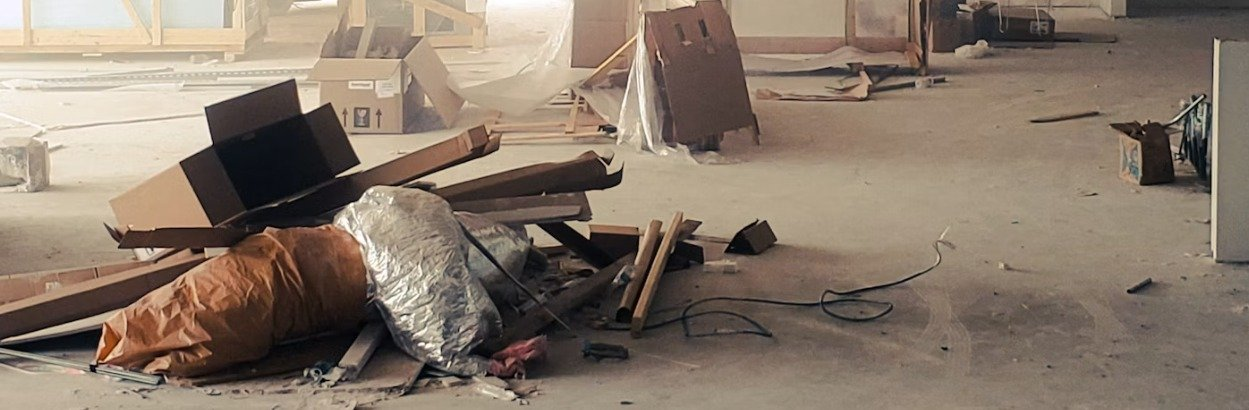
#> input picture imagens_modelo/WhatsApp Image 2026-09-26 at 21.06.51.jpeg, 1249 x 410 px; its folder holds only this picture in this run
$ python -i visao.py   (imports and definitions only)   (older library calls are emulated)
#> lines starting #> are read from the running program, lines starting #| are printed output that depends on the picture; after the words box and inside, x2 and y2 are one past the last pixel; in counts of white or black regions, pixels touching at a corner belong together
#> further down, picture is the input picture: shape (410, 1249, 3); mean B, G, R 106.5, 120.9, 136.6
"""
visao.py — Extração de características visuais para o sistema PIVC.

Técnicas de Visão Computacional aplicadas (alinhadas às Aulas 02 a 06):
  - Pré-processamento: redimensionamento, CLAHE (equalização adaptativa de
    contraste) e suavização gaussiana (Aulas 04/05).
  - Manipulação matricial: estatísticas calculadas por blocos via reshape
    de matrizes NumPy (Aula 03).
  - Detecção de bordas: operador Sobel (gradiente) e Canny com limiares
    automáticos derivados da mediana da imagem (Aula 06).
  - Segmentação: morfologia matemática (dilatação/abertura/fechamento) e
    análise de contornos (área, solidez, extensão, circularidade).

Cada característica é um número interpretável — o sistema consegue explicar
"por que" chegou a um veredito (cadeia de raciocínio auditável).
"""

import os
import threading
import unicodedata

import cv2
import numpy as np

# Versão do vetor de características: se mudar a lista abaixo OU o modo de
# cálculo que as origina, incremente. A memória guarda esta versão junto de
# cada experiência e recalcula os vetores automaticamente ao evoluir.
VERSAO_CARACTERISTICAS = 3


# ---------------------------------------------------------------------- #
# Reconhecimento de padrões (Aula 09) e qualidade de captura
# ---------------------------------------------------------------------- #
def detectar_pessoas(img):
    """Detecta PESSOAS na cena pelo ROSTO (Aula 09 — reconhecimento de padrões).

    Motivação: fotos de operários/professores não são desperdício — roupas e
    pele têm textura e cores que enganam qualquer heurística de entulho.

    Nota de engenharia: a Aula 09 usa o Haar Cascade (Viola-Jones, 2001),
    que o OpenCV 5 REMOVEU; o sucessor oficial é o detector neural YuNet
    (`FaceDetectorYN`, modelos/face_detection_yunet_2023mar.onnx) — mesmo
    papel (localizar rostos), maior precisão. Cada rosto é expandido para
    baixo para cobrir tronco/roupas.

    Retorna lista de caixas (x0, y0, x1, y1) das pessoas.
    """
    detector = _detector_de_rostos()
    if detector is None:
        return []
    altura, largura = img.shape[:2]
    # O servidor web analisa cartões em paralelo e o detector DNN NÃO é
    # thread-safe (buffers internos compartilhados) — a trava serializa o uso.
    with _TRAVA_DETECTOR:
        detector.setInputSize((largura, altura))
        _, rostos = detector.detect(img)
    caixas = []
    if rostos is not None:
        for rosto in rostos:
            x, y, w, h = rosto[:4]
            x0 = max(0, int(x - 0.35 * w))
            y0 = max(0, int(y - 0.25 * h))
            x1 = min(largura, int(x + 1.75 * w))
            y1 = min(altura, int(y + 3.6 * h))
            caixas.append((x0, y0, x1, y1))
    return caixas


_DETECTOR_ROSTO = None
_TRAVA_DETECTOR = threading.Lock()


def _detector_de_rostos():
    """Instância única do YuNet (carrega o modelo uma vez só).
    Sem o arquivo do modelo, devolve None e a análise segue sem exclusão."""
    global _DETECTOR_ROSTO
    with _TRAVA_DETECTOR:
        if _DETECTOR_ROSTO is None:
            caminho = os.path.join(
                os.path.dirname(os.path.abspath(__file__)), "..", "modelos",
                "face_detection_yunet_2023mar.onnx",
            )
            if not os.path.isfile(caminho):
                return None
            try:
                _DETECTOR_ROSTO = cv2.FaceDetectorYN_create(caminho, "", (320, 320))
                _DETECTOR_ROSTO.setScoreThreshold(0.6)
            except cv2.error:
                return None
    return _DETECTOR_ROSTO


def avaliar_qualidade(img):
    """Avalia a qualidade da foto (Aula 06: Laplaciano; Aula 04: brilho).

    'Arrumar as fotografias' começa por avisar o operador: foto tremida
    (variância do Laplaciano baixa) ou escura (brilho médio baixo) reduz a
    precisão de TODAS as etapas seguintes.
    Retorna dicionário com nitidez, brilho e alerta (None se está boa).
    """
    gray = cv2.cvtColor(img, cv2.COLOR_BGR2GRAY)
    nitidez = float(cv2.Laplacian(gray, cv2.CV_64F).var())
    brilho = float(gray.mean())
    alertas = []
    if nitidez < 60.0:
        alertas.append("foto tremida/borrada — apoie a câmera e refaça")
    if brilho < 55.0:
        alertas.append("foto escura — busque iluminação melhor")
    elif brilho > 235.0:
        alertas.append("foto estourada de luz — evite luz direta")
    return {"nitidez": round(nitidez, 1), "brilho": round(brilho, 1), "alerta": " | ".join(alertas) or None}

# Ordem fixa das características (o vetor armazenado na memória segue exatamente esta ordem).
NOMES_CARACTERISTICAS = [
    "densidade_bordas",
    "entropia_textura",
    "fracao_blocos_texturizados",
    "media_matiz",
    "media_saturacao",
    "media_brilho",
    "desvio_brilho",
    "fracao_tons_terrosos",
    "fracao_cinza_concreto",
    "fracao_branco_gesso",
    "fracao_cores_vibrantes",
    "gradiente_medio",
    "gradiente_desvio",
    "maior_contorno_area",
    "solidade_contornos",
    "extensao_contornos",
    "n_contornos_grandes",
    "irregularidade_contornos",
]

LARGURA_MAXIMA = 640
BLOCO = 16  # grade de blocos 16x16 para análise de textura local


# [25 lines left out: function carregar_imagem, not called in this run]


def _entropia_normalizada(gray):
    """Entropia de Shannon do histograma de intensidades, normalizada em [0,1].
    Cenas com muitos materiais diferentes (entulho) têm entropia alta; uma
    parede ou piso uniforme tem entropia baixa."""
    hist = cv2.calcHist([gray], [0], None, [256], [0, 256]).flatten()
    p = hist / max(hist.sum(), 1.0)
    p = p[p > 0]
    return float(-(p * np.log2(p)).sum() / 8.0)


def _estatisticas_por_bloco(gray):
    """Manipulação matricial (Aula 03): a imagem é recortada em blocos
    16x16 via reshape e calcula-se o desvio-padrão de cada bloco.
    Blocos com desvio alto indicam textura (materiais espalhados)."""
    h, w = gray.shape
    nb_h, nb_w = h // BLOCO, w // BLOCO
    if nb_h < 1 or nb_w < 1:
        return 0.0, 0.0
    recorte = gray[: nb_h * BLOCO, : nb_w * BLOCO]
    blocos = (
        recorte.reshape(nb_h, BLOCO, nb_w, BLOCO)
        .swapaxes(1, 2)
        .reshape(nb_h * nb_w, BLOCO * BLOCO)
        .astype(np.float32)
    )
    desvios = blocos.std(axis=1)
    texturizados = float((desvios > 18.0).mean())
    return texturizados, float(desvios.mean())


def mapa_sombras(hsv):
    """Mapa por pixel de sombra projetada (ex.: sombra de pessoas/equipamentos
    no concreto) + estimativa do fundo iluminado.

    Sombra preserva o matiz do solo e apenas REDUZ a intensidade: um pixel é
    sombra quando é bem mais escuro que o fundo local e quase não tem
    saturação (cinza). Além disso, só marca quando o ENTORNO é homogêneo
    (desvio-padrão local baixo): sombra de verdade cai sobre piso liso, mas
    as partes escuras de uma pilha de entulho vivem num entorno texturizado —
    o guardo de textura impede que o próprio entulho (vãos entre peças de
    gesso, sombras internas da pilha) seja confundido com sombra projetada.

    Retorna (sombras, fundo_local) — o fundo é a reconstrução do brilho
    "como seria sem sombra", usada para segmentar sem os degradês de sombra.
    """
    v = hsv[..., 2].astype(np.float32)
    s = hsv[..., 1].astype(np.float32)
    fundo_local = cv2.GaussianBlur(v, (0, 0), 21)
    m1 = cv2.GaussianBlur(v, (0, 0), 15)
    m2 = cv2.GaussianBlur(v * v, (0, 0), 15)
    desvio_local = np.sqrt(np.maximum(m2 - m1 * m1, 0))
    mais_escuro = v < 0.75 * fundo_local
    sem_cor = s < 65
    entorno_homogeneo = desvio_local < 25
    sombras = ((mais_escuro & sem_cor & entorno_homogeneo) * 255).astype(np.uint8)
    return sombras, fundo_local


def gerar_mascara_residuos(edges, sombras=None):
    """Constrói uma máscara binária das regiões 'agitadas' da imagem:
    dilata as bordas detectadas, fecha pequenos buracos e remove ruído.
    Os pixels marcados como sombra (mapa_sombras) são removidos antes e
    depois da morfologia, para que sombras não virem nem regiões nem
    pontes que colam o entulho à sombra vizinha."""
    kernel = cv2.getStructuringElement(cv2.MORPH_RECT, (5, 5))
    bordas = edges.copy()
    if sombras is not None:
        bordas[sombras > 0] = 0
    mascara = cv2.dilate(bordas, kernel, iterations=1)
    # Fechamento 15x15: solda os vãos entre peças de uma MESMA pilha (gesso
    # quebrado, telhas) para a pilha virar uma região única; regiões distantes
    # entre si continuam separadas — e sombras já foram achatadas antes da
    # morfologia, então não há ponte falsa para reconstruir.
    kernel_fech = cv2.getStructuringElement(cv2.MORPH_RECT, (15, 15))
    mascara = cv2.morphologyEx(mascara, cv2.MORPH_CLOSE, kernel_fech, iterations=2)
    mascara = cv2.morphologyEx(mascara, cv2.MORPH_OPEN, kernel, iterations=1)
    if sombras is not None:
        # Cresce a zona de sombra antes de subtrair: corta as pontes finas que
        # a morfologia poderia construir através de sombras/listras, sem
        # alcançar o interior das pilhas (protegido pelo guard de textura).
        sombras_crescidas = cv2.dilate(sombras, kernel, iterations=3)
        mascara[sombras_crescidas > 0] = 0
    return mascara


def _analise_contornos(mascara):
    """Analisa os contornos das regiões candidatas a entulho.
    Entulho tende a formar regiões grandes e IRREGULARES (solidez baixa,
    circularidade baixa). Objetos organizados tendem a ser compactos."""
    res = cv2.findContours(mascara, cv2.RETR_EXTERNAL, cv2.CHAIN_APPROX_SIMPLE)
    contornos = res[0] if len(res) == 2 else res[1]
    area_img = mascara.shape[0] * mascara.shape[1]

    validos = []
    for c in contornos:
        area = cv2.contourArea(c)
        if area < 0.005 * area_img:  # ignora ruído minúsculo
            continue
        perimetro = cv2.arcLength(c, True)
        hull = cv2.convexHull(c)
        area_hull = cv2.contourArea(hull) or 1.0
        solidez = area / area_hull
        extensao = area / (cv2.boundingRect(c)[2] * cv2.boundingRect(c)[3] or 1.0)
        circularidade = (4.0 * np.pi * area / (perimetro ** 2)) if perimetro > 0 else 0.0
        irregularidade = min(6.0, 1.0 / circularidade) if circularidade > 0 else 6.0
        validos.append(
            {
                "contorno": c,
                "area_frac": area / area_img,
                "solidez": solidez,
                "extensao": extensao,
                "irregularidade": irregularidade,
            }
        )

    validos.sort(key=lambda d: d["area_frac"], reverse=True)
    return validos


def _resumo_contornos(validos):
    """Estatísticas dos contornos usadas como características do vetor."""
    if not validos:
        return {
            "maior_contorno_area": 0.0,
            "solidade_contornos": 1.0,
            "extensao_contornos": 0.0,
            "n_contornos_grandes": 0.0,
            "irregularidade_contornos": 0.0,
        }
    top = validos[:5]
    return {
        "maior_contorno_area": top[0]["area_frac"],
        "solidade_contornos": float(np.mean([d["solidez"] for d in top])),
        "extensao_contornos": float(np.mean([d["extensao"] for d in top])),
        "n_contornos_grandes": float(len(validos)),
        "irregularidade_contornos": float(np.mean([d["irregularidade"] for d in top])),
    }


def _remover_sombras_regioes(validos, hsv, edges):
    """Filtro final por região: descarta contornos com perfil de sombra
    projetada que sobreviveram à remoção por pixel (ex.: bordas de sombra
    que ficaram do lado iluminado). Uma região é sombra quando passa nos
    TRÊS testes: mais escura que o anel ao redor, quase sem saturação e
    com interior liso (poucas bordas internas — entulho é texturizado).
    A textura interna é medida no interior ERODIDO (sem a banda junto ao
    contorno), para região grande não diluir a textura e passar por lisa."""
    if not validos:
        return validos
    altura, largura = hsv.shape[:2]
    v = hsv[..., 2].astype(np.float32)
    s = hsv[..., 1].astype(np.float32)
    kernel = cv2.getStructuringElement(cv2.MORPH_RECT, (21, 21))
    kernel_erode = cv2.getStructuringElement(cv2.MORPH_RECT, (7, 7))
    mantidas = []
    for d in validos:
        regiao = np.zeros((altura, largura), np.uint8)
        cv2.drawContours(regiao, [d["contorno"]], -1, 255, -1)
        dentro = regiao > 0
        nucleo = cv2.erode(regiao, kernel_erode) > 0
        interior_textura = nucleo if nucleo.any() else dentro
        anel = (cv2.dilate(regiao, kernel) > 0) & ~dentro
        if not anel.any():
            mantidas.append(d)
            continue
        mais_escura = v[dentro].mean() < 0.80 * v[anel].mean()
        sem_cor = s[dentro].mean() < 75.0
        lisa = ((edges > 0) & interior_textura).sum() / max(interior_textura.sum(), 1) < 0.06
        if mais_escura and sem_cor and lisa:
            continue
        mantidas.append(d)
    return mantidas


def _remover_vaos_de_luz(validos, hsv):
    """Descarta regiões de 'vão de luz estourado' — janelas, portas abertas
    para o exterior, claraboias: interior quase branco (V p95 >= 242) e pouco
    saturado, muito mais claro que o entorno. Entulho claro (gesso novo) fica
    abaixo desse teto de brilho ou tem cor/terra; e um vão de luz não é
    material — é ausência de material."""
    if not validos:
        return validos
    v = hsv[..., 2]
    s = hsv[..., 1].astype(np.float32)
    mantidas = []
    for d in validos:
        regiao = np.zeros(hsv.shape[:2], np.uint8)
        cv2.drawContours(regiao, [d["contorno"]], -1, 255, -1)
        dentro = regiao > 0
        if np.percentile(v[dentro], 95) >= 242 and s[dentro].mean() < 55:
            continue
        mantidas.append(d)
    return mantidas


def analisar_cena(img):
    """Pipeline completo em uma única passada.

    Retorna (caracteristicas, contornos, info) — o dicionário de
    características segue NOMES_CARACTERISTICAS, 'contornos' são as regiões
    candidatas a entulho (com metadados para anotação) e 'info' traz os
    metadados da captura: pessoas detectadas (Haar Cascade, Aula 09) e
    qualidade da foto (Laplaciano/brilho) — PESSOAS SÃO DESCONSIDERADAS da
    análise (roupas/pele não são desperdício).
    """
    gray = cv2.cvtColor(img, cv2.COLOR_BGR2GRAY)
    altura_img, largura_img = gray.shape

    # --- Pessoas na cena (Aula 09): máscara dos pixels a DESCONSIDERAR ---
    caixas_pessoas = detectar_pessoas(img)
#> caixas_pessoas = []
    pessoas_masc = np.zeros((altura_img, largura_img), np.uint8)
    for (x0, y0, x1, y1) in caixas_pessoas:
        pessoas_masc[y0:y1, x0:x1] = 255
#> this loop made 0 passes
#> pessoas_masc: shape (410, 1249); every value is 0
    pessoas_masc = cv2.dilate(
        pessoas_masc, cv2.getStructuringElement(cv2.MORPH_RECT, (11, 11)), iterations=2
    )
    utilizavel = pessoas_masc == 0
#> utilizavel: shape (410, 1249) bool; every value is 1
    cobertura_pessoas = float((pessoas_masc > 0).mean())
#> cobertura_pessoas = 0

    # --- Pré-processamento (Aulas 04/05) ---
    clahe = cv2.createCLAHE(clipLimit=2.0, tileGridSize=(8, 8))
    gray_eq = clahe.apply(gray)
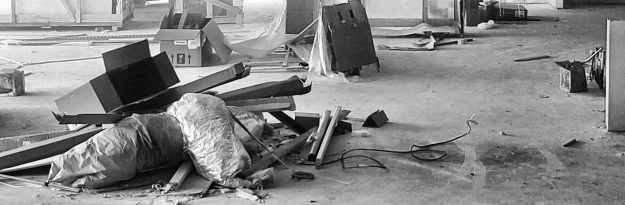
#> gray_eq: shape (410, 1249) (shown at 1/2 size); min 0, max 255, mean 132.5
    suavizada = cv2.GaussianBlur(gray_eq, (5, 5), 0)

    # --- Detecção de bordas (Aula 06): Canny com limiares automáticos ---
    mediana = float(np.median(suavizada))
#> mediana = 140
    lim_inf = max(0, int(0.66 * mediana))
#> lim_inf = 92
    lim_sup = min(255, int(1.33 * mediana))
#> lim_sup = 186
    edges = cv2.Canny(suavizada, lim_inf or 20, lim_sup or 60)
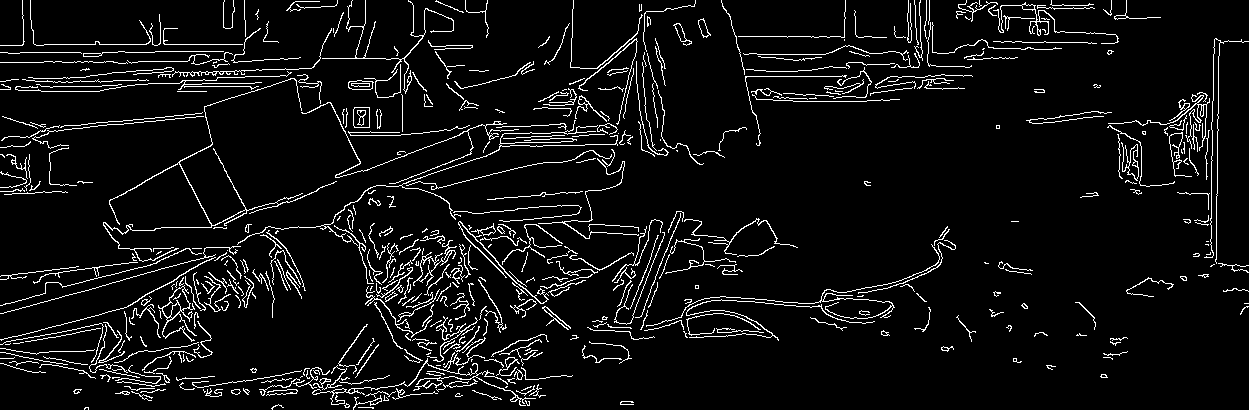
#> edges: shape (410, 1249); 6.4% white in thin lines or dots
    if not utilizavel.all():
        edges = edges * utilizavel  # bordas sobre pessoas não contam
    pixels_uteis = max(int(utilizavel.sum()), 1)
#> pixels_uteis = 512090
    densidade_bordas = float((edges > 0).sum() / pixels_uteis)
#> densidade_bordas = 0.0637

    # Gradiente de Sobel (Aula 06) — intensidade média das transições
    sobx = cv2.Sobel(suavizada, cv2.CV_32F, 1, 0, ksize=3)
    soby = cv2.Sobel(suavizada, cv2.CV_32F, 0, 1, ksize=3)
    magnitude = cv2.magnitude(sobx, soby)
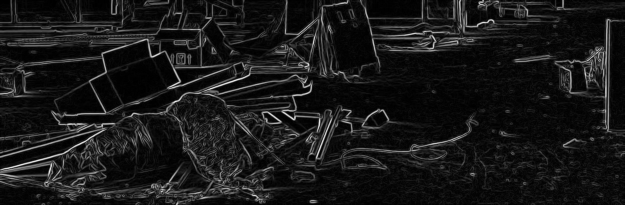
#> magnitude: shape (410, 1249) float32 (shown at 1/2 size); min 0, max 564.2, mean 54.2; drawn with min black and max white

    # --- Textura ---
    entropia = _entropia_normalizada(gray_eq)
#> in _entropia_normalizada, `hist = cv2.calcHist([gray], [0], None, [256], [0, 256]).flatten()`: hist = 256 values, max 4261 at index 158, min 29 at index 0, mean 2000.4
#> in _entropia_normalizada, `p = hist / max(hist.sum(), 1.0)`: p = 256 values, max 0.00832 at index 158, min 5.66e-05 at index 0, mean 0.00391
#> entropia = 0.975
    frac_blocos_text, _ = _estatisticas_por_bloco(gray_eq)
#> in _estatisticas_por_bloco, `blocos = ( recorte.reshape(nb_h, BLOCO, nb_w, BLOCO) .swapaxes(1, 2) ...`:
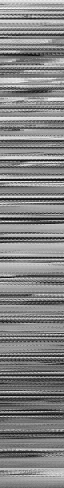
#> blocos: shape (1950, 256) float32 (shown at 1/4 size); min 0, max 255, mean 131.5
#> in _estatisticas_por_bloco, `desvios = blocos.std(axis=1)`: desvios = 1950 values, max 91.95 at index 1565, min 0.947 at index 6, mean 25.14
#> in _estatisticas_por_bloco, `texturizados = float((desvios > 18.0).mean())`: texturizados = 0.53
#> frac_blocos_text = 0.53

    # --- Cor (HSV) — estatísticas só sobre pixels NÃO-pessoa ---
    hsv = cv2.cvtColor(img, cv2.COLOR_BGR2HSV)
#> hsv: shape (410, 1249, 3); mean H, S, V 23.8, 60.3, 136.9
    h, s, v = hsv[..., 0].astype(np.int32), hsv[..., 1].astype(np.int32), hsv[..., 2].astype(np.int32)
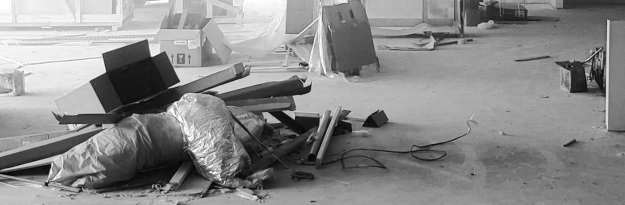
#> v: shape (410, 1249) int32 (shown at 1/2 size); min 0, max 255, mean 136.9
    total = pixels_uteis
#> total = 512090
    coloridos = (s > 40) & utilizavel  # ignora quase pretos/brancos e pessoas
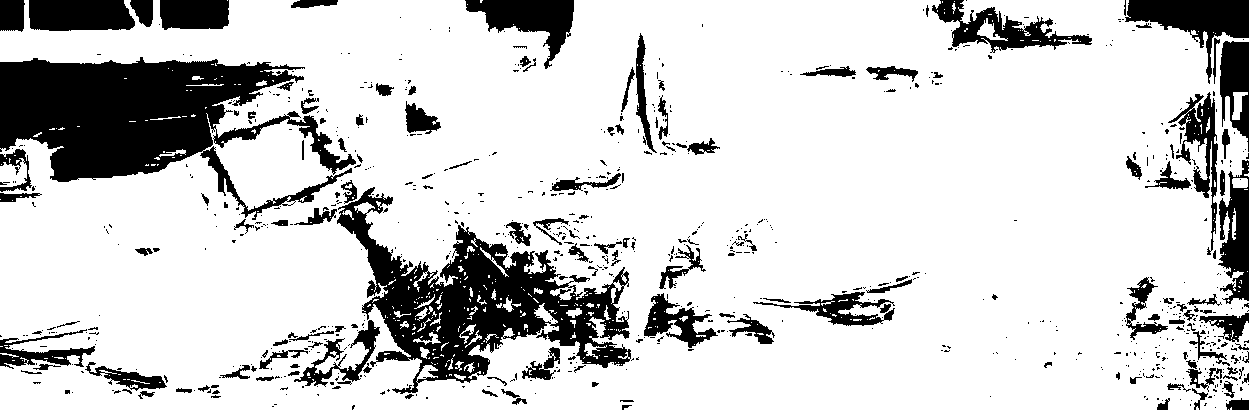
#> coloridos: shape (410, 1249) bool; 81.4% white; 815 black regions (661 under 20 px), largest, box (x1, y1, x2, y2) and area: (0, 57, 356, 220) 26754, (337, 187, 631, 394) 20911, (1125, 0, 1249, 84) 3898
    media_matiz = float(h[coloridos].mean() / 179.0) if coloridos.any() else 0.0
#> media_matiz = 0.109
    media_saturacao = float(s[utilizavel].mean())
#> media_saturacao = 60.34
    media_brilho = float(v[utilizavel].mean())
#> media_brilho = 136.9
    desvio_brilho = float(v[utilizavel].std())
#> desvio_brilho = 58.39

    # Terrosos exigem saturação alta: piso de concreto empoeirado tem tons
    # parecidos, mas com saturação baixa (o corte em S>=70 evita esse falso positivo).
    tons_terrosos = (((h >= 5) & (h <= 35) & (s >= 70) & (v >= 60)) & utilizavel).sum() / total
#> tons_terrosos = 0.173
    cinza_concreto = (((s < 60) & (v > 60) & (v < 220)) & utilizavel).sum() / total
#> cinza_concreto = 0.444
    branco_gesso = (((v > 200) & (s < 60)) & utilizavel).sum() / total
#> branco_gesso = 0.115
    vibrantes = ((s > 120) & utilizavel).sum() / total
#> vibrantes = 0.0489

    # --- Segmentação e contornos (com supressão de sombras) ---
    # As bordas da segmentação são calculadas sobre uma reconstrução "sem
    # sombra" do brilho: pixels de sombra recebem o fundo iluminado local.
    # Assim os degradês/listras de sombras projetadas não geram contornos,
    # enquanto materiais com cor ou textura própria continuam visíveis.
    sombras, fundo_local = mapa_sombras(hsv)
    brilho_sem_sombra = np.where(sombras > 0, fundo_local, hsv[..., 2])
    gray_regiao = np.clip(brilho_sem_sombra, 0, 255).astype(np.uint8)
    mediana_regiao = float(np.median(gray_regiao))
#> mediana_regiao = 144
    edges_regiao = cv2.Canny(
        cv2.GaussianBlur(gray_regiao, (5, 5), 0),
        max(0, int(0.66 * mediana_regiao)) or 20,
        min(255, int(1.33 * mediana_regiao)) or 60,
    )
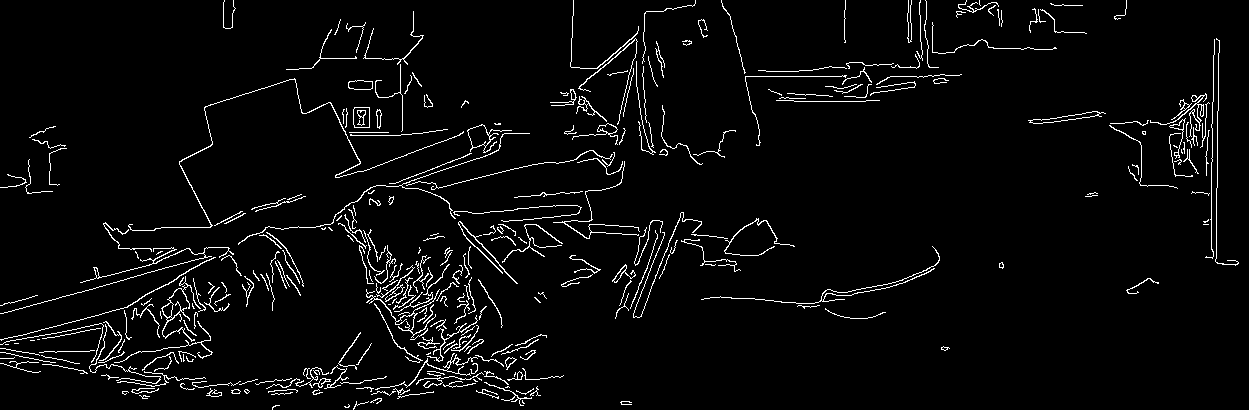
#> edges_regiao: shape (410, 1249); 3.9% white in thin lines or dots
    mascara = gerar_mascara_residuos(edges_regiao, sombras)
#> (the rest of the program and of its run is left out)
